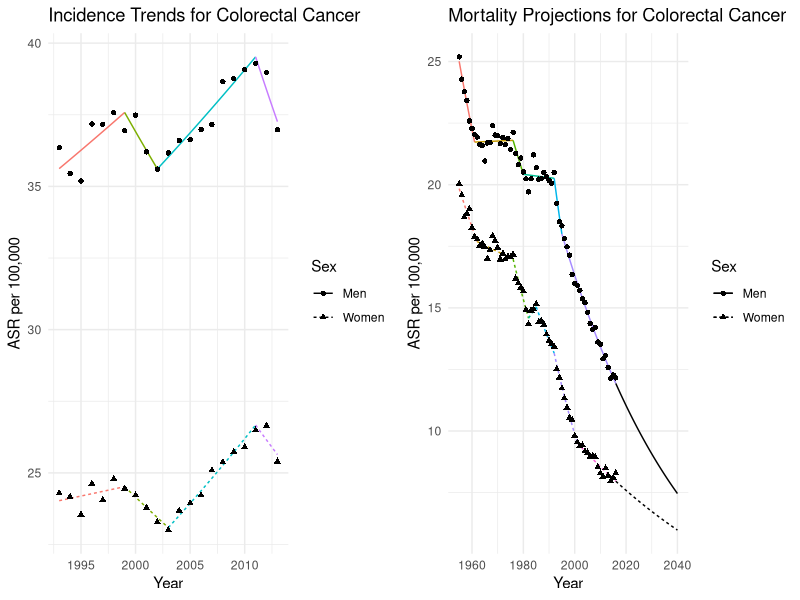
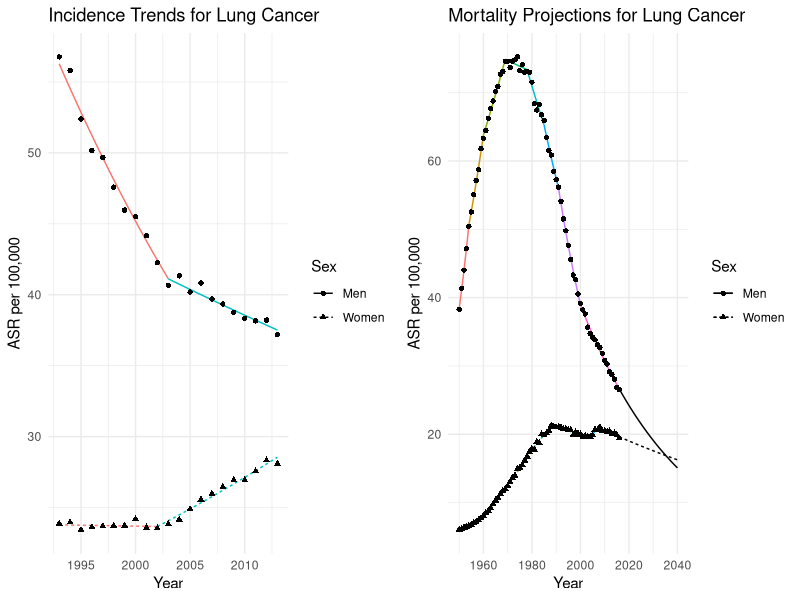
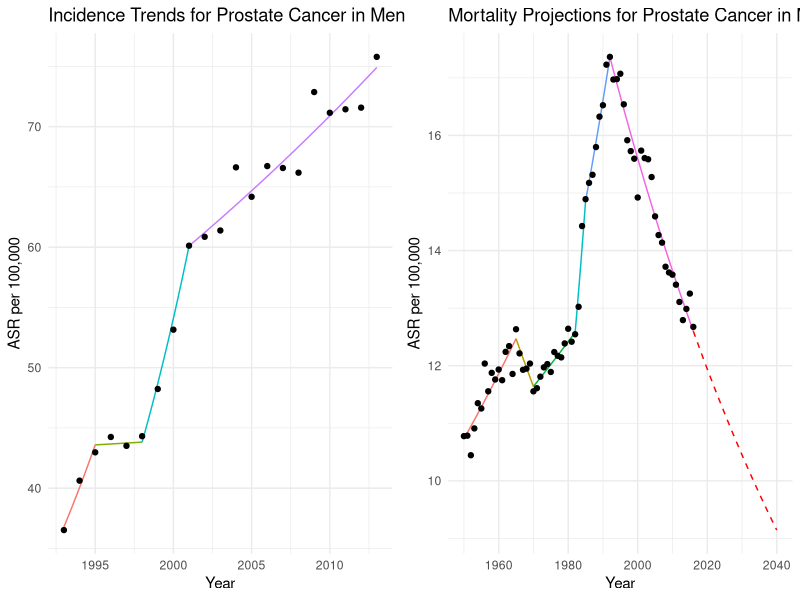
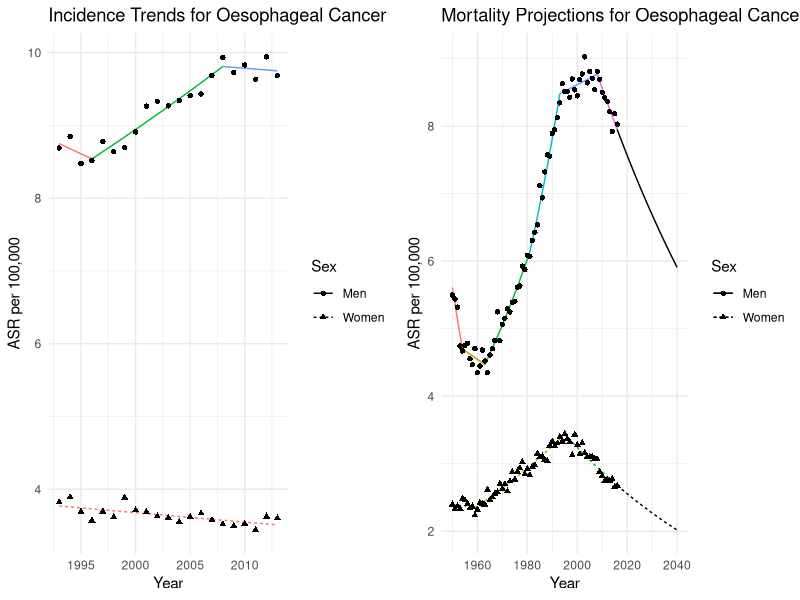
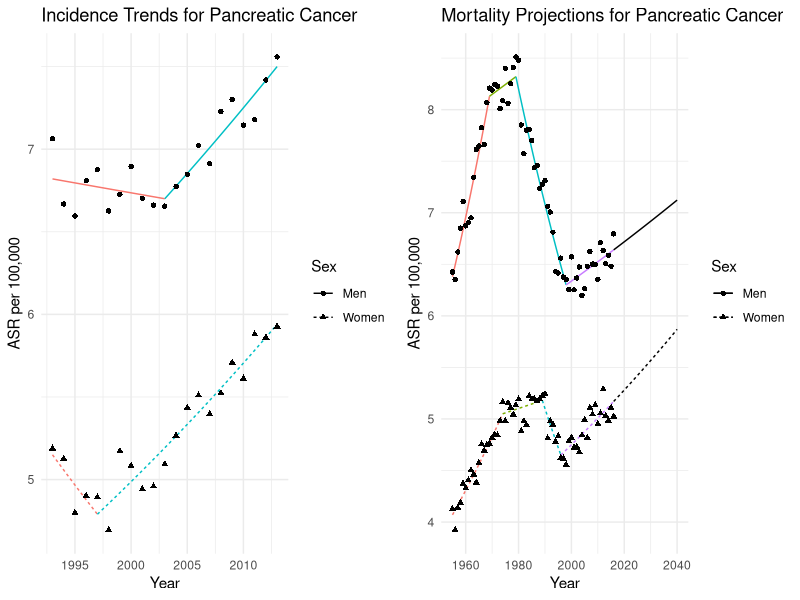
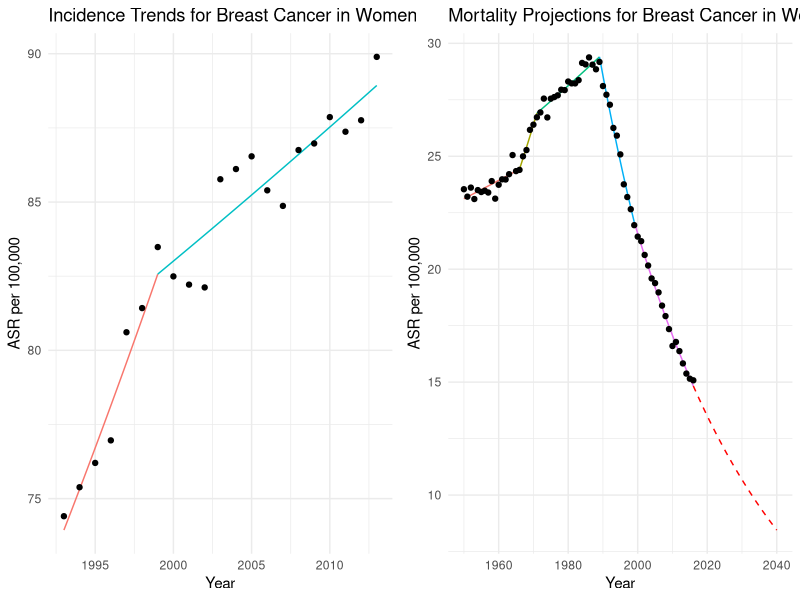
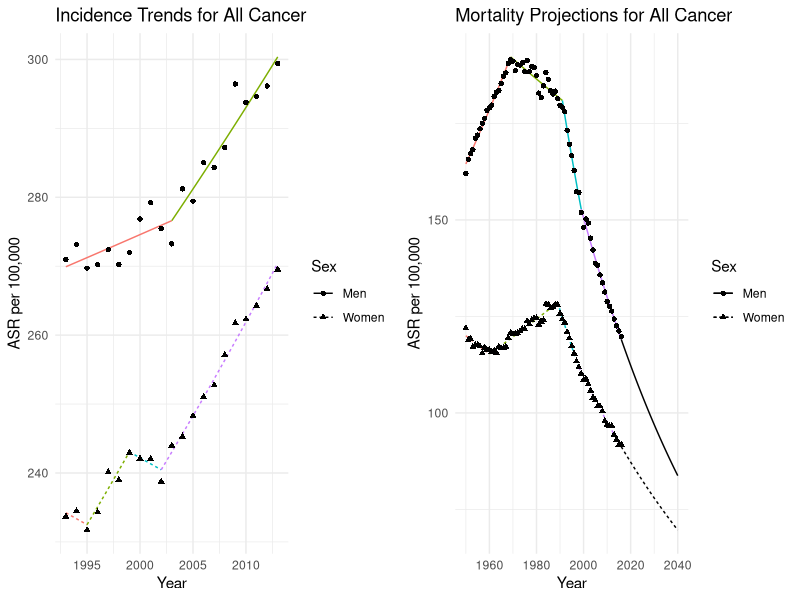
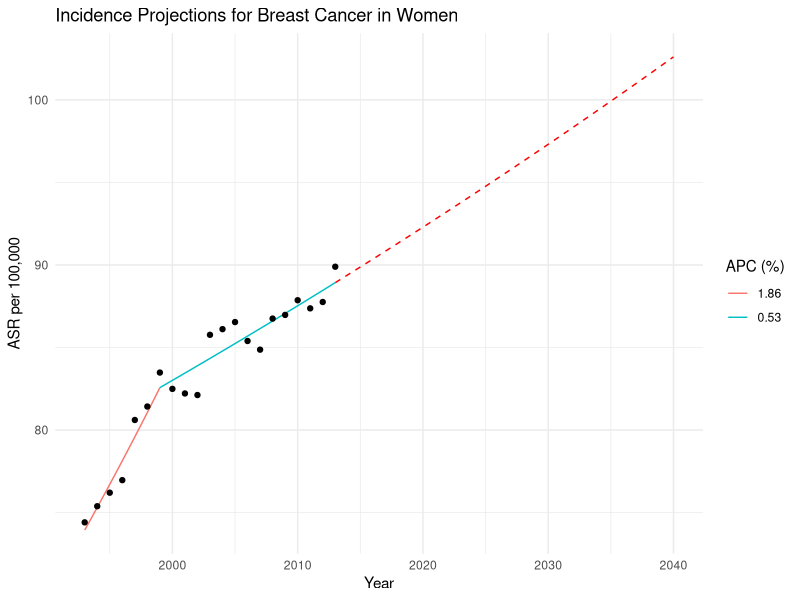

The R source for these figures, in order:
## ---- chunk 1
library(dplyr)
library(readxl)
library(ggplot2)
library(gridExtra)
library(scales)
## ---- chunk 2
# knitr::opts_knit$set(root.dir = "C:/Users/rfrost/OneDrive - The Institute of Cancer Research/Documents/Position Paper/Data")
knitr::opts_knit$set(root.dir = "C:/Users/rfrost/OneDrive - The Institute of Cancer Research/Documents/UK-cancer-trends/Data")
knitr::opts_chunk$set(echo = FALSE)
theme_set(theme_minimal())
## ---- chunk 3

extract_joinpoint_splines <- function(data_jp){
  
  # Getting initial joins, as well as the APC (just before) the joins
  joins <- data_jp |>
    mutate(APC = case_when(!is.na(Flag) ~ lag(APC), TRUE ~ APC)) |>
    filter(grepl(Flag, pattern = "Joinpoint")) |>
    mutate(section = as.numeric(gsub(Flag, pattern = "Joinpoint ", replacement = "")))
  
  # Need a second set so we have full joins for both sides
  joins2 <- joins |>
    mutate(section = section + 1)
  
  # Getting start and end points and adding in joins from there
  start_end <- data_jp |>
    filter(row_number() %in% c(1, nrow(data_jp))) |>
    arrange(Year) |>
    mutate(section = case_when(
      row_number() == 1 ~ 1,
      row_number() == 2 ~ Joinpoints[1] + 1
    )) |>
    rbind(joins) |>
    rbind(joins2) |>
    mutate(APC = as.numeric(gsub(APC, pattern = "\\*", replacement = ""))) |>
    select(Year, Model, section, APC) |>
    arrange(Year, section)
  
  
  output_data <- data.frame()

  # Adding in points to get to exponential curves
  for(i in 1:(max(data_jp$Joinpoints)+1)){
    
    tempdata <- start_end[start_end$section == i,]

    new_data <- data.frame(Year = seq(tempdata$Year[1], tempdata$Year[2], by = 0.1))
    new_data$Model <- seq(log(tempdata$Model[1]), log(tempdata$Model[2]), by = (log(tempdata$Model[2]) - log(tempdata$Model[1]))/(nrow(new_data)-1))
    new_data$Model <- exp(new_data$Model)
    new_data$section <- i
    new_data$APC <- tempdata$APC[!is.na(tempdata$APC)][2]

    output_data <- rbind(output_data, new_data)

  }
  
  return(output_data)
  
}

get_proj_data <- function(data, data_jp, projection.yr){
  
 final <- data_jp |>
    arrange(desc(Year)) |>
    filter(row_number() == 1) |>
    mutate(APC = as.numeric(gsub(APC, pattern = "\\*", replacement = "")),
           APCnew = 1 + APC/100)
  
  proj_data <- data.frame(Year = seq(final$Year, projection.yr, by = 0.1))
  proj_data$lograte <- seq(from = log(final$Model), by = log((final$APCnew)^(1/10)), length.out = nrow(proj_data))
  proj_data$rate <- exp(proj_data$lograte)
  
  return(proj_data)
    
}


plot_joinpoint_output <- function(cancer, sex = 3, data, data_jp, incmort, start.yr = NA, projection.yr = NA, projection.target = NA, report.APC = FALSE){
  
  data <- data |> 
    filter(`Cancer label` == cancer)
  
  if(sex == 3 & length(unique(data$Sex))<2){
    sex <- unique(data$Sex)
  }
  
  
  if(sex==3){
    
    # Filter both dataframes for the relevant data
    data <- data |>
      filter(Year >= max(c(start.yr, min(Year)), na.rm = T)) |>
      mutate(Sex = ifelse(Sex==1, "Men", "Women"))
    
    data_jp <- data_jp |>
      filter(Cancer.label == cancer)
    
    data_jp_men <- data_jp |>
      filter(Sex == 1)
    
    data_jp_women <- data_jp |>
      filter(Sex == 2) 
    
    # Call function to extract useful information from joinpoint data
    
    jp_plot_men <- extract_joinpoint_splines(data_jp_men) |>
      mutate(Sex = "Men")
    jp_plot_women <- extract_joinpoint_splines(data_jp_women) |>
      mutate(Sex = "Women")
    
    jp_plot <- rbind(jp_plot_men, jp_plot_women)
    
    # Making variable for dynamic plot title generation
    projection <- !is.na(projection.yr)
    proj_lab <- ifelse(projection, "Projections", "Trends")
    
    # Initial plotting of trends
    plot <- ggplot() +
      geom_line(data = jp_plot, aes(x = Year, y = Model, colour = factor(section, levels = unique(section)), linetype = Sex)) +
      geom_point(data = data, aes(x = Year, y = `ASR (World)`, shape = Sex)) +
      # geom_line(data = jp_plot_men, aes(x = Year, y = Model, colour = factor(APC, levels = unique(APC), labels = round(unique(APC), digits = 2)))) +
      # geom_line(data = jp_plot_women, aes(x = Year, y = Model, colour = factor(APC, levels = unique(APC), labels = round(unique(APC), digits = 2)), linetype = "dashed")) +
      scale_colour_discrete() +
      # guides(colour = "none") +
      # geom_point(data = jp_plot, aes(x = Year, y = Model, colour = section)) +
      ggtitle(paste0(incmort, " ", proj_lab, " for ", cancer, " Cancer")) +
      scale_x_continuous(breaks = pretty_breaks()) +
      ylab("ASR per 100,000")
        
    
    report.APC = F
    
      # If projection is desired, impute data to that point.
    if(projection){
      
      proj_data_men <- get_proj_data(data[data$Sex==1,], data_jp_men, projection.yr) |>
        mutate(Sex = "Men")
      proj_data_women <- get_proj_data(data[data$Sex==2,], data_jp_women, projection.yr) |>
        mutate(Sex = "Women")
      
      proj_data <- rbind(proj_data_men, proj_data_women)
      
      # Plotting extrapolation
      plot <- plot +
        geom_line(data = proj_data, aes(x = Year, y = rate, linetype = Sex))

    }
    
  } else {
  
    # Filter both dataframes for the relevant data
    data <- data |>
      filter(Sex == sex) |>
      filter(Year >= max(c(start.yr, min(Year)), na.rm = T))
    
    data_jp <- data_jp |>
      filter(Cancer.label == cancer, Sex == sex)
    
    # Call function to extract useful information from joinpoint data
    jp_plot <- extract_joinpoint_splines(data_jp) |>
      filter(Year >= max(c(start.yr, min(Year)), na.rm = T))
    
    # Recoding sex label for plot
    sex_lab <- ifelse(sex == 2, "Women", "Men")
    
    # Making variable for dynamic plot title generation
    projection <- !is.na(projection.yr)
    proj_lab <- ifelse(projection, "Projections", "Trends")
    
    # Initial plotting of trends
    plot <- ggplot() +
      geom_line(data = jp_plot, aes(x = Year, y = Model, colour = factor(APC, levels = unique(APC), labels = round(unique(APC), digits = 2)))) +
      geom_point(data = data, aes(x = Year, y = `ASR (World)`)) +
      scale_colour_discrete() +
      # guides(colour = "none") +
      # geom_point(data = jp_plot, aes(x = Year, y = Model, colour = section)) +
      ggtitle(paste0(incmort, " ", proj_lab, " for ", cancer, " Cancer in ", sex_lab)) +
      scale_x_continuous(breaks = pretty_breaks()) +
      ylab("ASR per 100,000")
        
    
    # If projection is desired, impute data to that point.
    if(projection){
      
      proj_data <- get_proj_data(data, data_jp, projection.yr)
      
      # Plotting extrapolation
      plot <- plot +
        geom_line(data = proj_data, aes(x = Year, y = rate), colour = "red", linetype = "dashed")
    
      # If target is desired, plotting green box around the target
      if(!is.na(projection.target)){
        
        # Getting final ASR data point to project from
        final_ASR <- data |>
          arrange(desc(Year)) |>
          filter(row_number()==1) |>
          pull(`ASR (World)`)
        
          # geom_hline(yintercept = final_data$`ASR (World)`*projection.target, colour = "forestgreen")
        plot <- plot + 
          annotate("rect", xmin = max(data$Year), xmax = Inf,ymin = -Inf, 
                                ymax = final_ASR*projection.target,
                                alpha = 0.2, fill = "lightgreen") +
          labs(caption = paste0("Green box represents goal of a ", 100*(1-projection.target), "% reduction in mortality rate in the UK by ", projection.yr))
      }
    }
    
  }
  
  # If reported APC is desired, plot legend.
  if(report.APC){
    plot <- plot +
      labs(colour = "APC (%)")
  } else{
    plot <- plot +
      guides(colour = "none")
  }
  
  return(plot)
  
}

## ---- chunk 4

# Read in all data
data <- read_excel("Cancer_Projection_Data.xlsx") |>
  rbind(read_excel("Cancer_Projection_Data_All.xlsx")) |>
  mutate(`Cancer label` = case_when(
    `Cancer label` == "Colorectum" ~ "Colorectal",
    `Cancer label` == "Oesophagus" ~ "Oesophageal",
    `Cancer label` == "Pancreas" ~ "Pancreatic",
    `Cancer label` == "All sites excl. non-melanoma skin cancer" ~ "All",
    TRUE ~ `Cancer label`
  ))

# Incidence data
incidence_data <- data |>
  filter(Type == 0)

incidence_jp <- read.delim("Cancer_Incidence_Joinpoint.txt", sep = "\t") |>
  mutate(Cancer.label = case_when(
    Cancer.label == "Colorectum" ~ "Colorectal",
    Cancer.label == "Oesophagus" ~ "Oesophageal",
    Cancer.label == "Pancreas" ~ "Pancreatic",
    TRUE ~ Cancer.label
  ))

all_incidence_jp <- read.delim("Cancer_Incidence_Joinpoint_All.txt", sep = "\t") |>
  mutate(Cancer.label = "All")

incidence_jp <- incidence_jp |>
  rbind(all_incidence_jp)

# Mortality data
mortality_data <- data |>
  filter(Type == 1)

mortality_jp <- read.delim("Cancer_Mortality_Joinpoint.txt", sep = "\t") |>
  mutate(Cancer.label = case_when(
    Cancer.label == "Colorectum" ~ "Colorectal",
    Cancer.label == "Oesophagus" ~ "Oesophageal",
    Cancer.label == "Pancreas" ~ "Pancreatic",
    TRUE ~ Cancer.label
  ))

all_mortality_jp <- read.delim("Cancer_Mortality_Joinpoint_All.txt", sep = "\t") |>
  mutate(Cancer.label = "All")

mortality_jp <- mortality_jp |>
  rbind(all_mortality_jp)

# Gettings cancers and sexes and looping over all.
cancers <- unique(mortality_data$`Cancer label`)
sexes <- c(1,2)

# for(cancer in cancers){
#   for(sex in sexes){
#     if((cancer == "Prostate" & sex == 2) | 
#        (cancer == "Breast" & sex == 1)){
#       
#     } else {
#       p1 <- plot_joinpoint_output(cancer, sex, incidence_data, incidence_jp, "Incidence")
#       # plots[[paste0(cancer, "|", sex, "|Incidence")]] <- plot_joinpoint_output(cancer, sex, incidence_data, incidence_jp, "Incidence")
#       p2 <- plot_joinpoint_output(cancer, sex, mortality_data, mortality_jp, "Mortality", projection.yr = 2040, projection.target = 0.85)
#       # plots[[paste0(cancer, "|", sex, "|Mortality")]] <- plot_joinpoint_output(cancer, sex, mortality_data, mortality_jp, "Mortality", projection.yr = 2035, projection.target = 0.91)
#       grid.arrange(p1, p2, nrow = 1, widths = c(4,4))
#     }
#   }
# }

for(cancer in cancers){
  p1 <- plot_joinpoint_output(cancer, sex = 3, incidence_data, incidence_jp, "Incidence")
  p2 <- plot_joinpoint_output(cancer, sex = 3, mortality_data, mortality_jp, "Mortality", projection.yr = 2040)
  grid.arrange(p1, p2, nrow = 1, widths = c(4,4))
}

## ---- chunk 5

# Filter both dataframes for the relevant data
# data <- incidence_data |>
#   filter(`Cancer label` == "Breast")
# data_jp <- incidence_jp |>
#   filter(Cancer.label == "Breast")
# 
# jp_plot <- extract_joinpoint_splines(data_jp)
# 
# plot <- ggplot(data = data, aes(x = Year, y = `ASR (World)`)) +
#     geom_point() +
#     geom_line(data = jp_plot, aes(x = Year, y = Model, colour = factor(APC, levels = unique(APC)))) +
#     scale_colour_discrete() +
#     labs(colour = "APC (%)") +
#     ggtitle("Incidence Projections for Breast Cancer in the UK")
# 
# final <- data_jp |>
#   arrange(desc(Year)) |>
#   filter(row_number() == 1) |>
#   mutate(APC = as.numeric(gsub(APC, pattern = "\\*", replacement = "")),
#          APCnew = 1 + APC/100)
# 
# final_data <- data |>
#   arrange(desc(Year)) |>
#   filter(row_number()==1)
# 
# 
# proj_data <- data.frame(Year = seq(final$Year, 2040, by = 0.1))
# proj_data$lograte <- seq(from = log(final$Model), by = log((final$APCnew)^(1/10)), length.out = nrow(proj_data))
# proj_data$rate <- exp(proj_data$lograte)
# 
# plot <- plot +
#   geom_line(data = proj_data, aes(x = Year, y = rate), colour = "red", linetype = "dashed") 
# 
# plot +
#   scale_x_continuous(breaks = pretty_breaks())

plot_joinpoint_output(cancer = "Breast", data = incidence_data, data_jp = incidence_jp, incmort = "Incidence", projection.yr = 2040, report.APC = T)


## ---- chunk 6

# Filter both dataframes for the relevant data
# data <- mortality_data |>
#   filter(`Cancer label` == "Breast") |>
#   filter(Year >= 1993)
# data_jp <- mortality_jp |>
#   filter(Cancer.label == "Breast")
# 
# jp_plot <- extract_joinpoint_splines(data_jp) |>
#   filter(Year >= 1993)
# 
# plot <- ggplot(data = data, aes(x = Year, y = `ASR (World)`)) +
#     geom_point() +
#     geom_line(data = jp_plot, aes(x = Year, y = Model, colour = factor(APC, levels = unique(APC), labels = round(unique(APC), digits = 2)))) +
#     # scale_colour_discrete() +
#     labs(colour = "APC (%)") +
#     ggtitle("Mortality Rates for Breast Cancer in the UK")
# 
# final <- data_jp |>
#   arrange(desc(Year)) |>
#   filter(row_number() == 1) |>
#   mutate(APC = as.numeric(gsub(APC, pattern = "\\*", replacement = "")),
#          APCnew = 1 + APC/100)
# 
# final_data <- data |>
#   arrange(desc(Year)) |>
#   filter(row_number()==1)
# 
# 
# proj_data <- data.frame(Year = seq(final$Year, 2040, by = 0.1))
# proj_data$lograte <- seq(from = log(final$Model), by = log((final$APCnew)^(1/10)), length.out = nrow(proj_data))
# proj_data$rate <- exp(proj_data$lograte)
# 
# plot <- plot +
#   geom_line(data = proj_data, aes(x = Year, y = rate), colour = "red", linetype = "dashed") +
#   # geom_hline(yintercept = final_data$`ASR (World)`*0.85, colour = "forestgreen")
#   annotate("rect", xmin = max(data$Year), xmax = Inf, 
#            ymin = -Inf, ymax = final_data$`ASR (World)`*0.85,
#            alpha = 0.2, fill = "lightgreen") +
#   labs(caption = "Green box represents CRUK's goal of a 15% reduction in mortality rate in the UK by 2040")
#   
# plot +
#   scale_x_continuous(breaks = pretty_breaks())


plot_joinpoint_output(cancer = "Breast", data = mortality_data, data_jp = mortality_jp, incmort = "Mortality", projection.yr = 2040, report.APC = T, projection.target = 0.85, start.yr = 1993)


